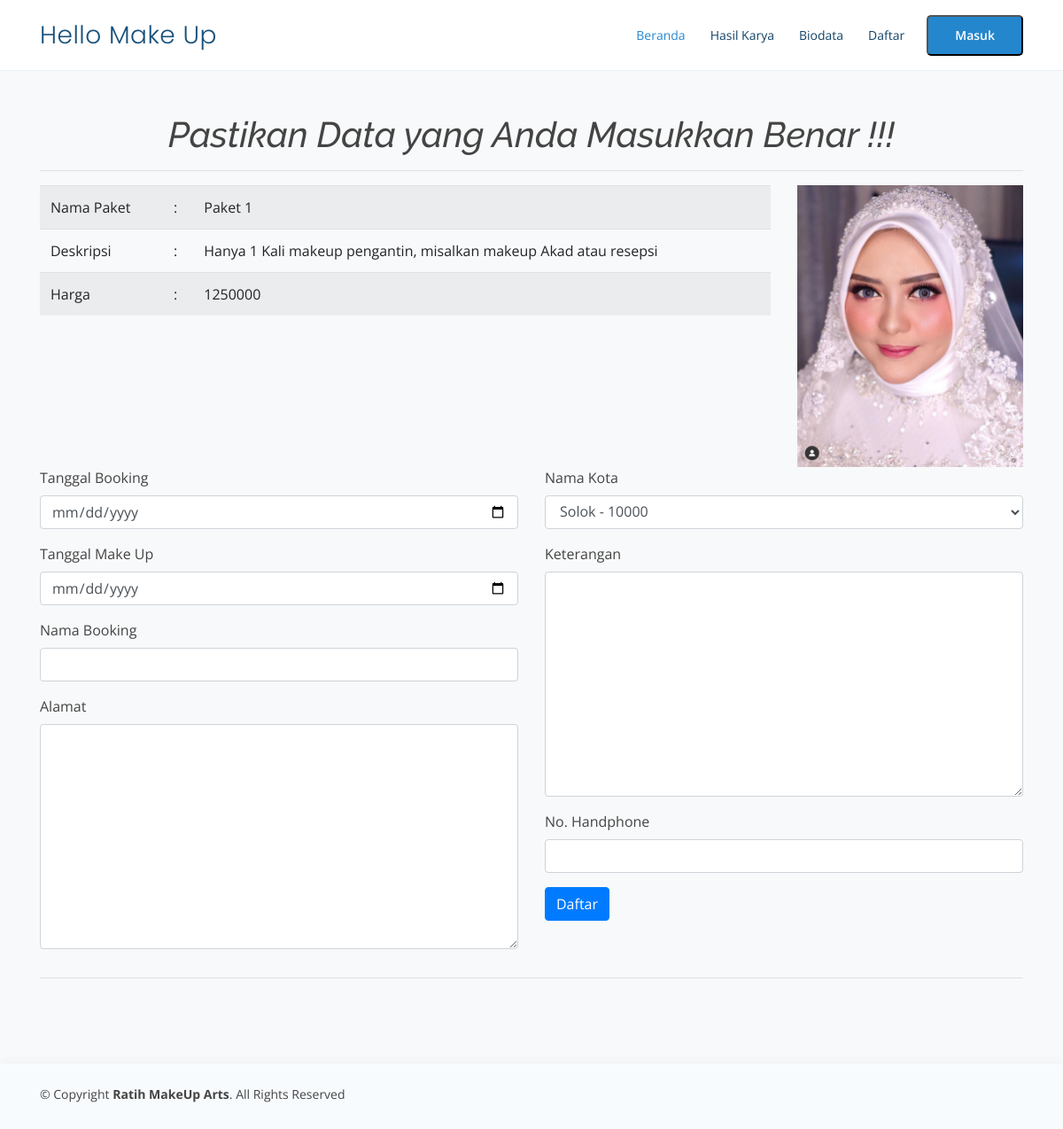
The page /booking/4 on the database its author committed.
### tables this page shows
CREATE TABLE IF NOT EXISTS `tb_paket_makeup` (
  `id_paket` int(11) NOT NULL,
  `id_makeup` int(11) NOT NULL,
  `nm_paket` varchar(100) NOT NULL,
  `harga_paket` int(11) NOT NULL,
  `deskripsi` text,
  `batas_booking_per_hari` int(11) NOT NULL,
  `biaya_dp` int(11) NOT NULL,
  `foto` text NOT NULL
);

### application/core/MY_Controller.php (called while the page is built, shortened)
<?php
class MY_Controller extends CI_Controller
{
	public function view_frontend($view, $data = null)
	{
		$this->load->view('user/templateFrontend/header');
		$this->load->view('user/templateFrontend/navbar');
		$this->load->view($view, $data);
		$this->load->view('user/templateFrontend/footer');
	}
}

### application/controllers/user/Dashboard.php (called while the page is built, shortened)
<?php
class Dashboard extends MY_Controller
{
	public function booking($id)
	{
		$data['paket'] = $this->paketMakeupModel->getById($id);
		$data['tarif'] = $this->paketMakeupModel->getKota();
		$this->view_frontend('user/booking', $data);
	}
}

### index.php (called while the page is built, shortened)
<?php
require_once BASEPATH.'core/CodeIgniter.php';

### application/models/Backend/Paket_Makeup_Model.php (called while the page is built, shortened)
<?php defined('BASEPATH') or exit('No direct script access allowed');
class Paket_Makeup_Model extends CI_Model
{
	public function getById($id)
	{
		return $this->db->query("Select
        tb_paket_makeup.id_paket,
        tb_paket_makeup.id_makeup,
        tb_paket_makeup.nm_paket,
        tb_paket_makeup.harga_paket,
        tb_paket_makeup.deskripsi,
        tb_paket_makeup.biaya_dp,
        tb_paket_makeup.foto,
        tb_paket_makeup.batas_booking_per_hari,
        tb_makeup.nm_makeup
    From
        tb_paket_makeup Join
        tb_makeup On tb_paket_makeup.id_makeup = tb_makeup.id_makeup Where tb_paket_makeup.id_paket='$id'")->result();
	}
	public function getKota()
	{
		return $this->db->query("select * from tb_kota")->result();
	}
}

### application/views/user/booking.php (the view, shortened to what this page needs)
<section class="mt-5 bg-light">
    <div class="text-center">
        <h1><i>Pastikan Data yang Anda Masukkan Benar !!!</i></h1>
    </div>
    <div class="container" data-aos="fade-up">
        <form action="<?php echo base_url('booking_tambah') ?>" method="POST">
            <hr>
            <?php foreach ($paket as $pk) : ?>
                <div class="row">
                    <div class="col-md-9">
                        <table class="table table-striped">
                            <tbody>
                                <tr>
                                    <td>Nama Paket</td>
                                    <td>:</td>
                                    <td><?php echo $pk->nm_paket ?></td>
                                </tr>
                                <tr>
                                    <td>Deskripsi</td>
                                    <td>:</td>
                                    <td><?php echo $pk->deskripsi ?></td>
                                </tr>
                                <tr>
                                    <td>Harga</td>
                                    <td>:</td>
                                    <td><?php echo $pk->harga_paket ?></td>
                                </tr>
                            </tbody>
                        </table>
                    </div>
                    <div class="col-md-3">
                        <img src="<?php echo base_url('assets/upload/') . $pk->foto ?>" class="img-fluid" alt="">
                    </div>
                </div>
                <div class="row">
                    <div class="col-md-6">
                        <div class="form-group">
                            <label for="">Tanggal Booking</label>
                            <input type="date" class="form-control" name="tgl_booking">
                        </div>
                        <div class="form-group">
                            <label for="">Tanggal Make Up</label>
                            <input type="date" class="form-control" name="tgl_makeup">
                        </div>
                        <div class="form-group">
                            <label for="">Nama Booking</label>
                            <input type="text" class="form-control" name="nama_booking">
                        </div>
                        <div class="form-group">
                            <label for="">Alamat</label>
                            <textarea name="alamat_booking" id="" cols="30" rows="10" class="form-control"></textarea>
                        </div>
                    </div>
                    <div class="col-md-6">
                        <div class="form-group">
                            <label for="">Nama Kota</label>
                            <select name="id_kota" id="" class="form-control">
                                <?php foreach ($tarif as $tr) : ?>
                                    <option value="<?php echo $tr->id_kota ?>"><?php echo $tr->nm_kota ?> - <?php echo $tr->tarif ?></option>
                                <?php endforeach; ?>
                            </select>
                        </div>
                        <div class="form-group">
                            <label for="">Keterangan</label>
                            <textarea name="keterangan" id="" cols="30" rows="10" class="form-control"></textarea>
                        </div>
                        <div class="form-group">
                            <label for="">No. Handphone</label>
                            <input type="text" class="form-control" name="nohp">
                        </div>
                        <button class="btn btn-primary" type="submit">Daftar</button>
                    </div>
                </div>
        </form>
    <?php endforeach; ?>
    <hr>
    </div>
</section>

### assets/assetsfe/css/style.css (style rules this page uses)
body { font-family: "Open Sans", sans-serif; color: #444444; }
h1, h2, h3, h4, h5, h6 { font-family: "Raleway", sans-serif; }
section { padding: 80px 0; }

### rows shown on the page
tb_paket_makeup: nm_paket "Paket 1", deskripsi "Hanya 1 Kali makeup pengantin, misalkan makeup Akad atau resepsi", harga_paket "1250000", foto (picture)

### other values the page prints
form field id_kota "Solok - 10000"
